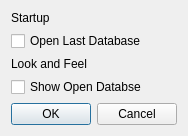
<?xml version="1.0" encoding="UTF-8"?>
<ui version="4.0">
 <class>SettingsDialog</class>
 <widget class="QDialog" name="SettingsDialog">
  <property name="geometry">
   <rect>
    <x>0</x>
    <y>0</y>
    <width>174</width>
    <height>125</height>
   </rect>
  </property>
  <property name="windowTitle">
   <string>Form</string>
  </property>
  <layout class="QVBoxLayout" name="verticalLayout">
   <item>
    <widget class="QLabel" name="StartupLabel">
     <property name="text">
      <string>Startup</string>
     </property>
    </widget>
   </item>
   <item>
    <widget class="QCheckBox" name="OpenLastDBcheckBox">
     <property name="text">
      <string>Open Last Database</string>
     </property>
    </widget>
   </item>
   <item>
    <widget class="QLabel" name="LookAndFeelLabel">
     <property name="text">
      <string>Look and Feel</string>
     </property>
    </widget>
   </item>
   <item>
    <widget class="QCheckBox" name="ShowOpenDBcheckBox">
     <property name="text">
      <string>Show Open Databse</string>
     </property>
    </widget>
   </item>
   <item>
    <widget class="QDialogButtonBox" name="SettingsDialogButtonBox">
     <property name="standardButtons">
      <set>QDialogButtonBox::Cancel|QDialogButtonBox::Ok</set>
     </property>
     <property name="centerButtons">
      <bool>true</bool>
     </property>
    </widget>
   </item>
  </layout>
 </widget>
 <resources/>
 <connections>
  <connection>
   <sender>SettingsDialogButtonBox</sender>
   <signal>rejected()</signal>
   <receiver>SettingsDialog</receiver>
   <slot>close()</slot>
   <hints>
    <hint type="sourcelabel">
     <x>86</x>
     <y>62</y>
    </hint>
    <hint type="destinationlabel">
     <x>86</x>
     <y>41</y>
    </hint>
   </hints>
  </connection>
 </connections>
</ui>
